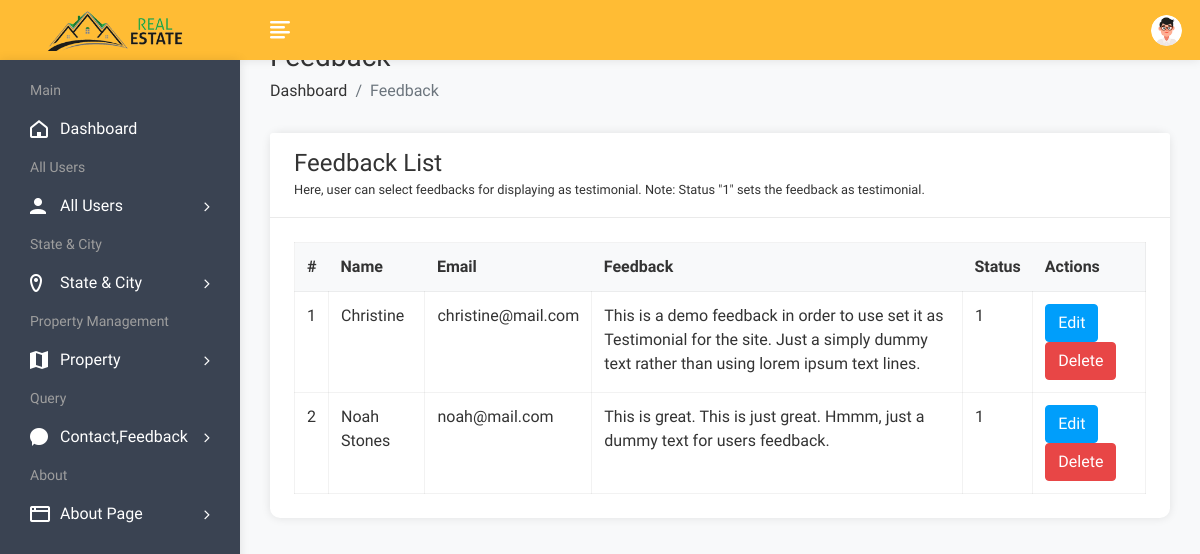
/admin/feedbackview.php (signed in), run on an earlier commit of the app's database.
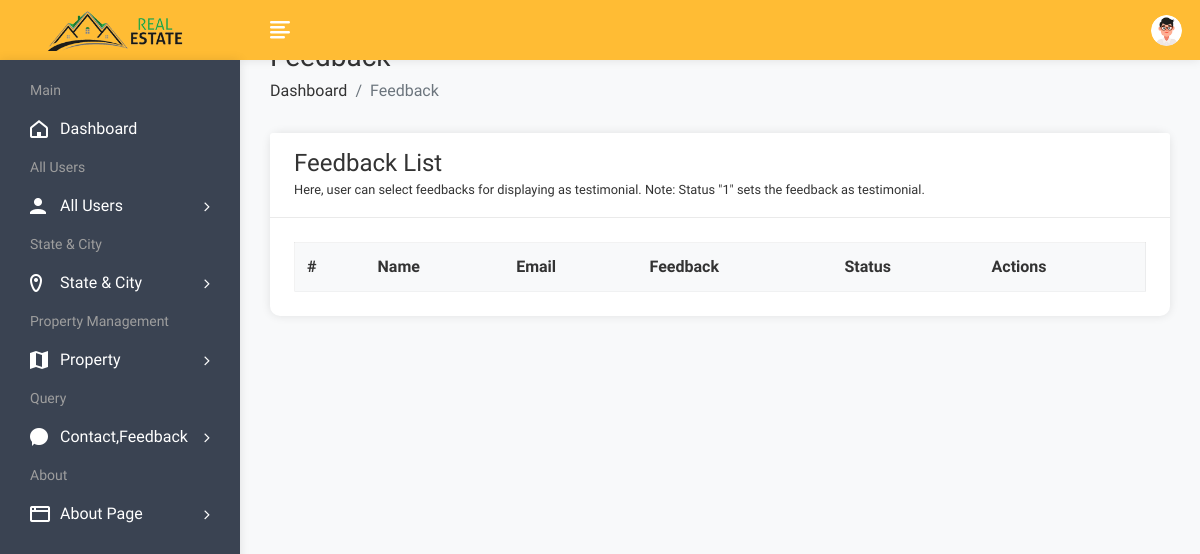
And on a later commit of the database.
### tables this page shows
CREATE TABLE `feedback` (
  `fid` int(50) NOT NULL,
  `uid` int(50) NOT NULL,
  `fdescription` varchar(300) NOT NULL,
  `status` int(1) NOT NULL,
  `date` datetime NOT NULL DEFAULT CURRENT_TIMESTAMP
);

CREATE TABLE `user` (
  `uid` int(50) NOT NULL,
  `uname` varchar(100) NOT NULL,
  `uemail` varchar(100) NOT NULL,
  `uphone` varchar(20) NOT NULL,
  `upass` varchar(50) NOT NULL,
  `utype` varchar(50) NOT NULL,
  `uimage` varchar(300) NOT NULL
);

### admin/feedbackview.php (the view, shortened to what this page needs)
<!DOCTYPE html>
<html lang="en">
<head>
        <link rel="stylesheet" href="assets/css/bootstrap.min.css">
        <link rel="stylesheet" href="assets/css/font-awesome.min.css">
        <link rel="stylesheet" href="assets/css/feathericon.min.css">
		<link rel="stylesheet" href="assets/plugins/datatables/dataTables.bootstrap4.min.css">
		<link rel="stylesheet" href="assets/plugins/datatables/responsive.bootstrap4.min.css">
		<link rel="stylesheet" href="assets/plugins/datatables/select.bootstrap4.min.css">
		<link rel="stylesheet" href="assets/plugins/datatables/buttons.bootstrap4.min.css">
        <link rel="stylesheet" href="assets/css/style.css">
    </head>
    <body>
				<?php include("header.php"); ?>
            <div class="page-wrapper">
                <div class="content container-fluid">
					<div class="page-header">
						<div class="row">
							<div class="col">
								<h3 class="page-title">Feedback</h3>
								<ul class="breadcrumb">
									<li class="breadcrumb-item"><a href="dashboard.php">Dashboard</a></li>
									<li class="breadcrumb-item active">Feedback</li>
								</ul>
							</div>
						</div>
					</div>
					<div class="row">
						<div class="col-sm-12">
							<div class="card">
								<div class="card-header">
									<h4 class="card-title">Feedback List</h4>
									<small>Here, user can select feedbacks for displaying as testimonial. Note: Status "1" sets the feedback as testimonial.</small>
								</div>
								<div class="card-body">
									<table id="basic-datatable" class="table table-bordered table-hover">
                                            <thead>
                                                <tr>
                                                    <th>#</th>
                                                    <th>Name</th>
                                                    <th>Email</th>
                                                    <th>Feedback</th>
													<th>Status</th>
                                                    <th>Actions</th>
                                                </tr>
                                            </thead>
                                            <tbody>
											<?php
												$query=mysqli_query($con,"select feedback.*, user.* from feedback,user where feedback.uid=user.uid");
												$cnt=1;
												while($row=mysqli_fetch_array($query))
													{
											?>
                                                <tr>
                                                    <td><?php echo $cnt; ?></td>
                                                    <td><?php echo $row['uname']; ?></td>
                                                    <td><?php echo $row['uemail']; ?></td>
                                                    <td><?php echo $row['2']; ?></td>
                                                    <td><?php echo $row['3']; ?></td>
													<td><a href="feedbackedit.php?id=<?php echo $row['0']; ?>"><button class="btn btn-info">Edit</button></a>
                                                    <a href="feedbackdelete.php?id=<?php echo $row['0']; ?>"><button class="btn btn-danger">Delete</button></a></td>
                                                </tr>
                                                <?php
												$cnt=$cnt+1;
												}
												?>
                                            </tbody>
                                        </table>
								</div>
							</div>
						</div>
					</div>
				</div>
			</div>
    </body>
</html>

What changed in the data, as far as the page shows it:
removed feedback: uid.uname "Christine", uid.uemail "christine@mail.com", fdescription "This is a demo feedback in order to use set it as Testimonial for the site. Just a simply dummy text rather than using lorem ipsum text lines.", status "1"
removed feedback: uid.uname "Noah Stones", uid.uemail "noah@mail.com", fdescription "This is great. This is just great. Hmmm, just a dummy text for users feedback.", status "1"
